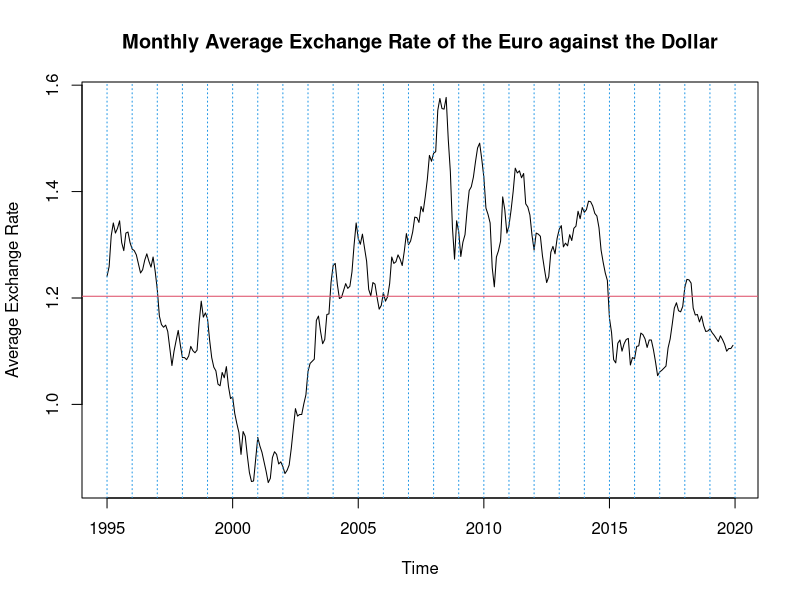
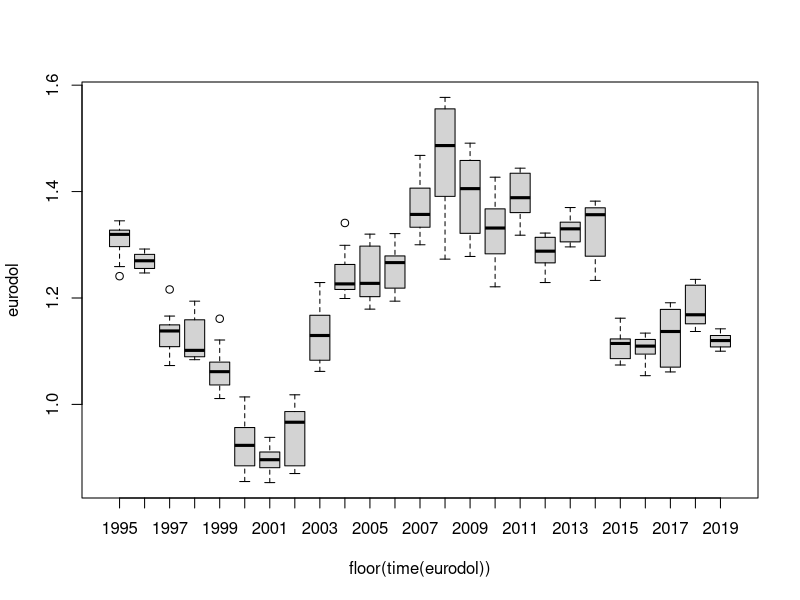
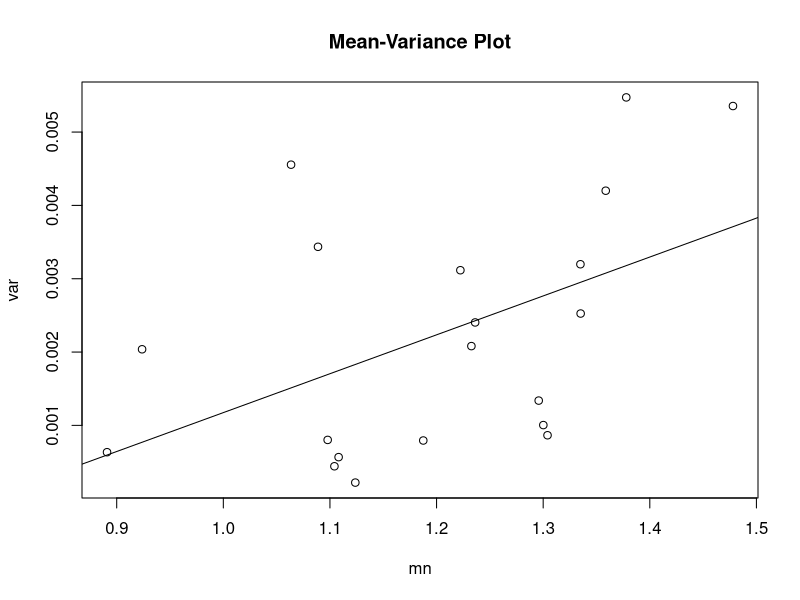
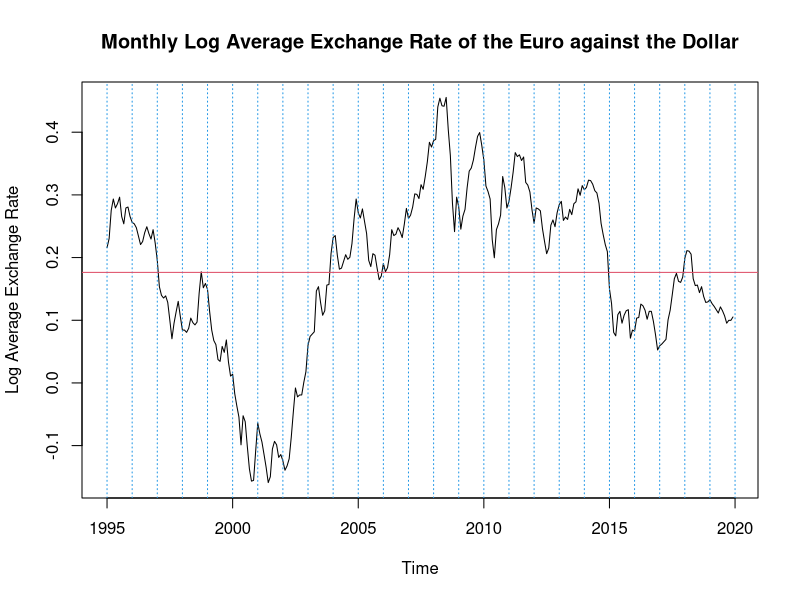
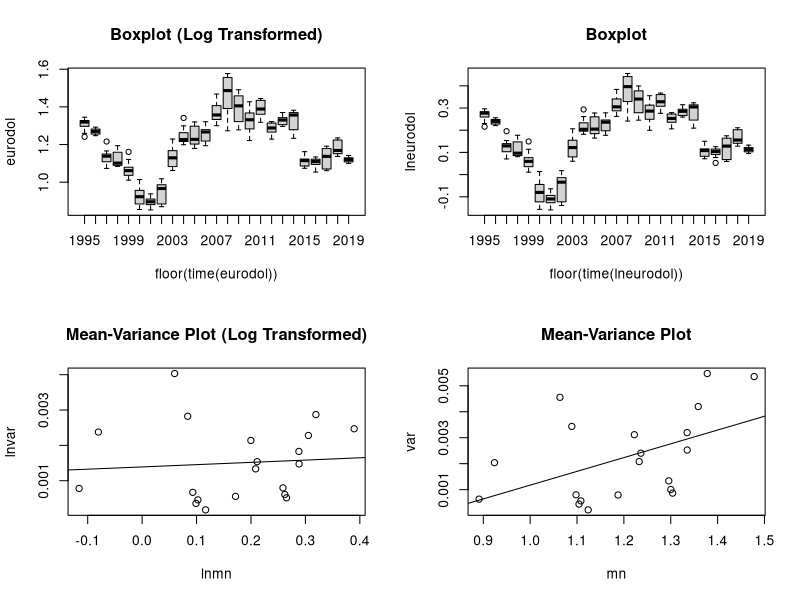
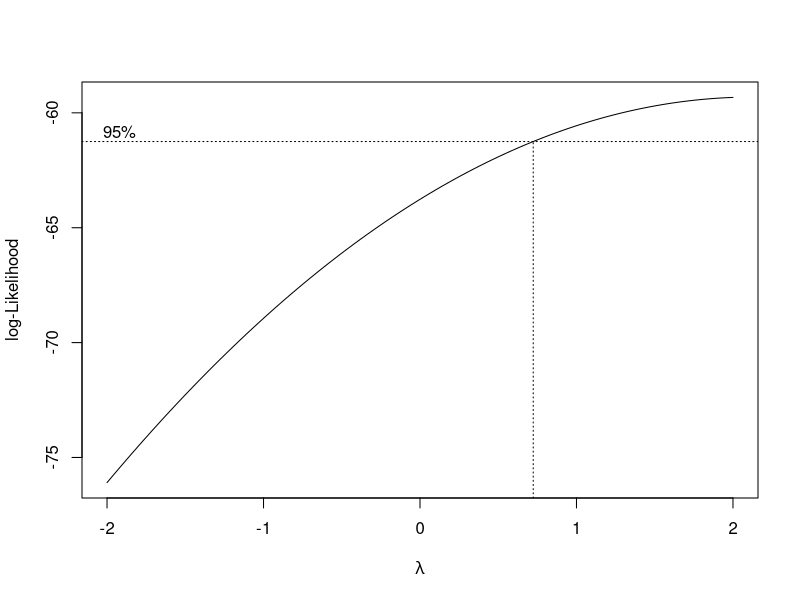
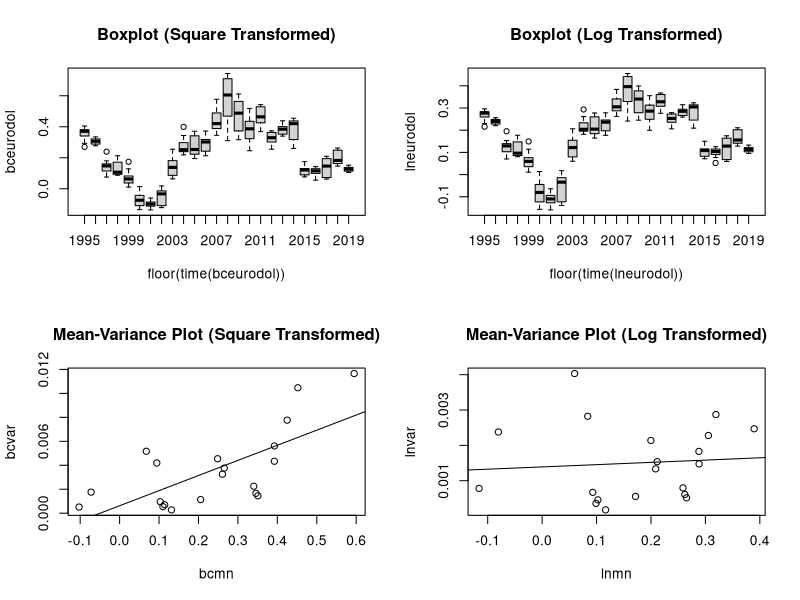
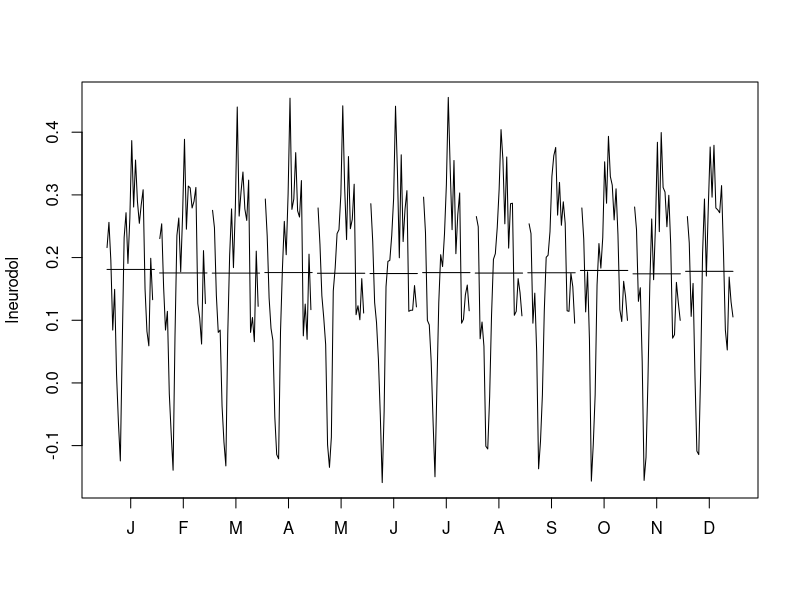

The R source for these figures, in order:

# Monthly Average Exchange Rate of the Euro (ECU before 1999) against the Dollar

#### First we load the data by indicating the starting year and setting freq = 12 to denote monthly data. We view the loaded data in ts format and verify its attributes.
eurodol <- ts(read.table("eurodol.dat", header = F), start = 1995, freq = 12)
eurodol; str(eurodol)

#### Now, we plot the data and visualize the time series. I've included lines to denote the different years and the average of the time series as well.
plot(eurodol,
     main = "Monthly Average Exchange Rate of the Euro against the Dollar",
     lim = c(0, max(eurodol) + 0.1),
     ylab = "Average Exchange Rate")
abline(v = 1995:2020, col = 4, lty = 3)
abline(h = mean(eurodol), col = 2)

#### We see from the graph immediately a non-monotonic trend due to crashes from the late 90s to early 00s and a spike right before the 2010s. Non-constant variance is immediately noticeable. There are a few indicators of yearly seasonality where peaks are generally experienced in the middle of the year and drop or spike going into the next year.

#### Now we formally assess the variance with the boxplots and mean-variance plots. 

# Boxplot
boxplot(eurodol ~ floor(time(eurodol))) 

# Mean-Variance Plot
mn <- apply(matrix(eurodol,ncol=20),2,mean) 
var <- apply(matrix(eurodol,ncol=20),2,var)
plot(var ~ mn, main="Mean-Variance Plot")
abline(lm(var ~ mn))

#### We can clearly observe non-constant mean. Since we are dealing with financial data, we transform with the log-transform and compare graphs again.

lneurodol <- log(eurodol)
plot(lneurodol,
     main = "Monthly Log Average Exchange Rate of the Euro against the Dollar",
     lim = c(0, max(lneurodol) + 0.1),
     ylab = "Log Average Exchange Rate")
abline(v = 1995:2020, col = 4, lty = 3)
abline(h = mean(lneurodol), col = 2)


par(mfrow = c(2, 2))

# Boxplot
boxplot(eurodol ~ floor(time(eurodol)), main = "Boxplot (Log Transformed)") 
boxplot(lneurodol ~ floor(time(lneurodol)), main = "Boxplot")

# Mean-Variance Plot
lnmn <- apply(matrix(lneurodol,ncol=20),2,mean) 
lnvar <- apply(matrix(lneurodol,ncol=20),2,var)
plot(lnvar ~ lnmn, main="Mean-Variance Plot (Log Transformed)")
abline(lm(lnvar ~ lnmn))

mn <- apply(matrix(eurodol,ncol=20),2,mean) 
var <- apply(matrix(eurodol,ncol=20),2,var)
plot(var ~ mn, main="Mean-Variance Plot")
abline(lm(var ~ mn))

par(mfrow = c(1, 1))

#### Because the variance is not clearly constant, we double check with a box-cox transformation.

library(MASS)

# 1. Run the Box-Cox function
bc <- boxcox(eurodol + 1 ~ 1, plotit = TRUE)

# 2. Extract the exact lambda that maximizes the log-likelihood
optimal_lambda <- bc$x[which.max(bc$y)]
print(optimal_lambda)

#### Since the optimal lambda is 2, we can consider a squared transformation of our variable.

# 3. Transform the data using the exact lambda
bceurodol <- (eurodol^optimal_lambda - 1) / optimal_lambda

par(mfrow = c(2, 2))

# Boxplot
boxplot(bceurodol ~ floor(time(bceurodol)), main = "Boxplot (Square Transformed)") 
boxplot(lneurodol ~ floor(time(lneurodol)), main = "Boxplot (Log Transformed)")

# Mean-Variance Plot
bcmn <- apply(matrix(bceurodol,ncol=20),2,mean) 
bcvar <- apply(matrix(bceurodol,ncol=20),2,var)
plot(bcvar ~ bcmn, main="Mean-Variance Plot (Square Transformed)")
abline(lm(bcvar ~ bcmn))

lnmn <- apply(matrix(lneurodol,ncol=20),2,mean) 
lnvar <- apply(matrix(lneurodol,ncol=20),2,var)
plot(lnvar ~ lnmn, main="Mean-Variance Plot (Log Transformed)")
abline(lm(lnvar ~ lnmn))

par(mfrow = c(1, 1))

#### Comparing the box-cox transformation (squared transformation), we see that log transformation has a more constant variance based on the mean-variance plot. Hence, we go with log transform.

#### Now we formally check for seasonality.

monthplot(lneurodol)
plot(decompose(lneurodol))
acf(lneurodol, ylim = c(-1,1), lag.max = 60, col = c(2,rep(1,11)), lwd=2, main = "ACF Plot")

#### We see from both the monthplot and the seasonal section of the decomposition plots that seasonality clearly exists at a yearly level, hence we adjust for it. The ACF plot reinforces the non-stationarity of the current series as well.

d12lneurodol <- diff(lneurodol, lag = 12)
plot(d12lneurodol,
     main = "Seasonally Adjusted Monthly Log Average Exchange Rate of the Euro against the Dollar",
     lim = c(0, max(d12lneurodol) + 0.1),
     ylab = "Log Average Exchange Rate")
abline(v = 1995:2020, col = 4, lty = 3)
abline(h = mean(d12lneurodol), col = 2)


#### Seasonality is now clearly removed. From the resulting plot, a trend is clearly seen as the mean is not constant. We apply regular differencing until variance increases. For this, we use a function that applies differencing until the variance of the series increases. It returns the previously differenced series when true.

auto_diff <- function(x) {
  # Capture the original name of the object passed to the function
  orig_name <- deparse(substitute(x))
  
  # Initialize with the original data
  best_series <- x
  best_var <- var(best_series, na.rm = TRUE)
  diff_count <- 0
  
  cat("Initial Variance:", best_var, "\n")
  
  repeat {
    # Generate the next difference
    trial_series <- diff(best_series)
    trial_var <- var(trial_series, na.rm = TRUE)
    
    # If the variance increases, stop and keep the 'best_series'
    if (trial_var >= best_var) {
      if (diff_count == 0) {
        cat("Original series is optimal. No differencing applied.\n")
      } else {
        cat("Variance increased to", trial_var, "in additional differencing. Stopping at", diff_count, "difference(s).\n")
      }
      break
    }
    
    # Otherwise, update our best record and keep going
    best_series <- trial_series
    best_var <- trial_var
    diff_count <- diff_count + 1
    
    cat("Difference", diff_count, "applied. New Variance:", best_var, "\n")
    
    # Safety break to prevent infinite loops on weird data
    if (diff_count >= 20) break 
  }
  
  # Logic to rename and assign to Global Environment
  if (diff_count > 0) {
    # Create the name string (e.g., "d1d1eurodol")
    new_name <- paste0(paste(rep("d1", diff_count), collapse = ""), orig_name)
    
    # Assign the final series to the new name in the global environment
    assign(new_name, best_series, pos = 1)
    message("The variable '", new_name, "' has been created in your workspace.")
  }
  
  return(invisible(best_series))
}

# Example Usage:
auto_diff(d12lneurodol)

#### To access the new series, we open out environment and look for a series containing d1. After applying the function, we obtain the series d1d12lneurodol, meaning we applied one difference. 

#### We now see the detrended plot of the time series. We also check the ACF plot for non-stationarity.

par(mfrow = c(2, 1))

plot(d1d12lneurodol,
     main = "Detrended & Seasonally Adjusted Monthly 
             Log Average Exchange Rate of the Euro against the Dollar",
     lim = c(0, max(d1d12lneurodol) + 0.1),
     ylab = "Log Average Exchange Rate")
abline(v = 1995:2020, col = 4, lty = 3)
abline(h = mean(d1d12lneurodol), col = 2)

acf(d1d12lneurodol, ylim = c(-1,1), lag.max = 60, col = c(2,rep(1,11)), lwd=2, main = "ACF Plot")

par(mfrow = c(1, 1))

#### Now we stop as have obtained a stationary time series as seen from both the time series plot and ACF plot.






###########################################################################################





# Number of Individuals Registered as Unemployed at INEM Offices

#### First we load the data by indicating the starting year and setting freq = 12 to denote monthly data. We view the loaded data in ts format and verify its attributes.
atur <- ts(read.table("Atur.dat", header = F), start = 1996, freq = 12)
atur; str(atur)

#### Now, we plot the data and visualize the time series. I've included lines to denote the different years and the average of the time series as well.
plot(atur,
     main = "Monthly Number of Individuals Registered 
             as Unemployed at INEM Offices",
     lim = c(0, max(atur)),
     ylab = "Number of Individuals")
abline(v = 1996:2019, col = 4, lty = 3)
abline(h = mean(atur), col = 2)

#### We see from the graph immediately a trend due to abrupt changes from 2007 to 2010. Non-constant variance is not immediately noticeable. There are a few indicators of yearly seasonality where dips are generally experienced in the middle of the year and drop or spike going into the next year.

#### Now we formally assess the variance with the boxplots and mean-variance plots. 

# Boxplot
boxplot(atur ~ floor(time(atur))) 

# Mean-Variance Plot
mn <- apply(matrix(atur,ncol=20),2,mean) 
var <- apply(matrix(atur,ncol=20),2,var)
plot(var ~ mn, main="Mean-Variance Plot")
abline(lm(var ~ mn))

#### For the most part, we can see that variance is the similar for most years except in the period from 2007 to 2010 where variance jumps (as seen with the long IQRs and outliers in the mean-variance plot). To deal with these outliers possibly due to shocks, we apply log transformation to stabilize the variance and lessen the impact of the outliers.

lnatur <- log(atur)
plot(lnatur,
     main = "Monthly Log Number of Individuals Registered 
             as Unemployed at INEM Offices",
     lim = c(0, max(lnatur) + 0.1),
     ylab = "Log Number of Individuals")
abline(v = 1996:2019, col = 4, lty = 3)
abline(h = mean(lnatur), col = 2)


par(mfrow = c(2, 2))

# Boxplot
boxplot(atur ~ floor(time(atur)), main = "Boxplot (Log Transformed)") 
boxplot(lnatur ~ floor(time(lnatur)), main = "Boxplot")

# Mean-Variance Plot
lnmn <- apply(matrix(lnatur,ncol=20),2,mean) 
lnvar <- apply(matrix(lnatur,ncol=20),2,var)
plot(lnvar ~ lnmn, main="Mean-Variance Plot (Log Transformed)")
abline(lm(lnvar ~ lnmn))

mn <- apply(matrix(atur,ncol=20),2,mean) 
var <- apply(matrix(atur,ncol=20),2,var)
plot(var ~ mn, main="Mean-Variance Plot")
abline(lm(var ~ mn))

par(mfrow = c(1, 1))

#### We now observe, especially in the mean-variance plot, that variance is now more constant even in the presence of outliers.

#### Now we formally check for seasonality.

monthplot(lnatur)
plot(decompose(lnatur))
acf(lneurodol, ylim = c(-1,1), lag.max = 60, col = c(2,rep(1,11)), lwd=2, main = "ACF Plot")

#### We see from both the monthplot and the seasonal section of the decomposition plots that seasonality clearly exists at a yearly level, hence we adjust for it. The ACF plot reinforces the non-stationarity of the current series as well.

d12lnatur <- diff(lnatur, lag = 12)
plot(d12lnatur,
     main = "Seasonally Adjusted Log Monthly Number of Individuals Registered 
             as Unemployed at INEM Offices",
     lim = c(0, max(d12lnatur) + 0.1),
     ylab = "Log Monthly Number of Individuals")
abline(v = 1996:2019, col = 4, lty = 3)
abline(h = mean(d12lnatur), col = 2)


#### Seasonality is now clearly removed. From the resulting plot, a trend is clearly seen as the mean is not constant especially at the shock. We apply regular differencing until variance increases. For this, we use a function that applies differencing until the variance of the series increases. It returns the previously differenced series when true.

auto_diff(d12lnatur)

#### To access the new series, we open out environment and look for a series containing d1. After applying the function, we obtain the series d1d12lnatur, meaning we applied one difference. 

#### We now see the detrended plot of the time series. We also check the ACF plot for non-stationarity.

par(mfrow = c(2, 1))

plot(d1d12lnatur,
     main = "Detrended & Seasonally Adjusted Log Monthly Number of Individuals 
             Registered as Unemployed at INEM Offices",
     lim = c(0, max(d1d12lnatur) + 0.1),
     ylab = "Log Monthly Number of Individuals")
abline(v = 1996:2019, col = 4, lty = 3)
abline(h = mean(d1d12lnatur), col = 2)

acf(d1d12lnatur, ylim = c(-1,1), lag.max = 60, col = c(2,rep(1,11)), lwd=2, main = "ACF Plot")

par(mfrow = c(1, 1))

#### Now we stop as have obtained a stationary time series as seen from both the time series plot and ACF plot.
